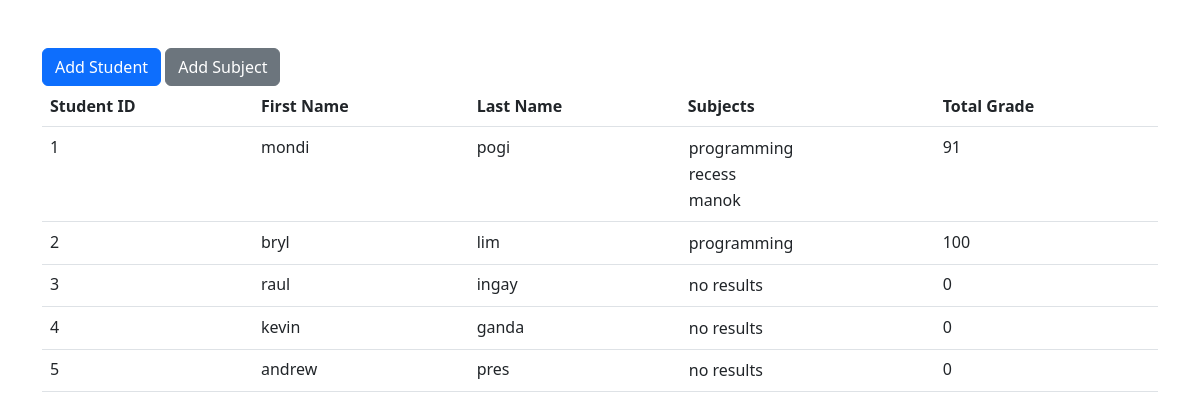
The page / on the database its author committed.
### tables this page shows
CREATE TABLE `students` (
  `id` int(11) NOT NULL,
  `firstname` varchar(255) NOT NULL,
  `lastname` varchar(255) NOT NULL,
  `total_grade` int(11) NOT NULL
);

CREATE TABLE `subjects` (
  `id` int(11) NOT NULL,
  `subjectname` varchar(255) NOT NULL,
  `grade` int(11) NOT NULL,
  `student_id` int(11) NOT NULL
);

### index.php (the view, shortened to what this page needs)
<?php
require_once 'config.php';
?>
<!DOCTYPE html>
<html lang="en">
<head>
    <link href="https://cdn.jsdelivr.net/npm/bootstrap@5.2.0/dist/css/bootstrap.min.css" rel="stylesheet">
</head>
<body>
    <div class="container">
        <div class="row mt-5">
            <div class="col-12">
                <button type="button" class="btn btn-primary" data-bs-toggle="modal" data-bs-target="#addStudent">Add Student</button>
                <button type="button" class="btn btn-secondary" data-bs-toggle="modal" data-bs-target="#addSubject">Add Subject</button>
                <table class="table">
                    <thead>
                        <tr>
                            <th scope="col">Student ID</th>
                            <th scope="col">First Name</th>
                            <th scope="col">Last Name</th>
                            <th scope="col">Subjects</th>
                            <th scope="col">Total Grade</th>
                        </tr>
                    </thead>
                    <tbody>
                        <?php
                        $sql = "SELECT id, firstname, lastname, total_grade FROM students";
                        $result = mysqli_query($link, $sql);
                        if (mysqli_num_rows($result) > 0) {
                            while ($row = mysqli_fetch_assoc($result)) {
                                echo '<tr>';
                                echo '<td>' . $row["id"] . '</td>';
                                echo '<td>' . $row["firstname"] . '</td>';
                                echo '<td>' . $row["lastname"] . '</td>';
                                echo '<td><table>';
                                $studID = $row['id'];
                                $sql2 = "SELECT * FROM subjects WHERE student_id = $studID";
                                $result2 = mysqli_query($link, $sql2);
                                if (mysqli_num_rows($result2) > 0) {
                                    while ($row2 = mysqli_fetch_assoc($result2)) {
                                        echo '<tr><td>' . $row2["subjectname"] . '</td></tr>';
                                    }
                                } else {
                                    echo "<tr><td colspan='5'>no results</td></tr>";
                                }
                                echo '</table></td>';
                                echo '<td>' . $row["total_grade"] . '</td>';
                                echo '<tr>';
                            }
                        } else {
                            echo "<tr><td>no results</td></tr>";
                        }
                        ?>
                    </tbody>
                </table>
            </div>
        </div>
    </div>
</body>
</html>

### rows shown on the page
students: id "1", firstname "mondi", lastname "pogi", total_grade "91"
subjects: subjectname "programming"
subjects: subjectname "recess"
subjects: subjectname "manok"
students: id "2", firstname "bryl", lastname "lim", total_grade "100"
subjects: subjectname "programming"
students: id "3", firstname "raul", lastname "ingay", shows "no results", total_grade "0"
students: id "4", firstname "kevin", lastname "ganda", shows "no results", total_grade "0"
students: id "5", firstname "andrew", lastname "pres", shows "no results", total_grade "0"
